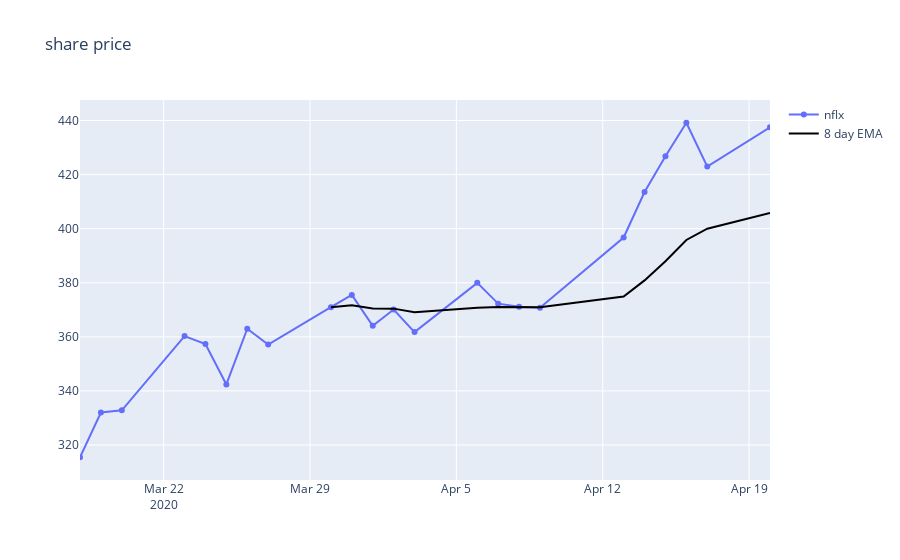

Notebook source saved alongside this figure:
### Code cell
list_N = [3,6,12]
color_dict = {list_N[0]:'pink',list_N[1]:'blue',list_N[2]:'purple'}
EMA_N = 12

fig = go.Figure()
fig.add_trace(go.Scatter(
    mode = 'lines+markers',
    x=dates,
    y=prices,
    name = company_code, 
    
#     marker = dict(
#         size = 10,
#         color = 'red'
#     )
))
# for N in list_N:
#     averages = []
#     averages = moving_average(N,prices)
#     fig.add_trace(go.Scatter(
#         x=dates,
#         y=averages,
#         mode='lines',
#         name = '{} day moving average'.format(N), 
#         marker = dict(
#             size = 10,
#             color = color_dict[N]
#         )
#     ))
    
EMA_values = []
EMA_dates = []
EMA_dict = EMA(prices,dates,EMA_N)

for date,value in EMA_dict.items():
    EMA_dates.append(date)
    EMA_values.append(value)
fig.add_trace(go.Scatter(
    x=EMA_dates,
    y=EMA_values,
    mode='lines',
    name = '{} day EMA'.format(N), 
    marker = dict(
        size = 10,
        color = 'black'
    )
))


    
    
fig.update_layout(
    showlegend=True,
    title = 'share price',
    xaxis = dict(
        range=(dates[0], dates[-1]),
        constrain='domain'
    )
)


fig.show()

### Figure 1 — Plotly figure (JSON) as saved in the notebook; plotly's stock layout.template omitted (floating-point values rounded to 4 significant figures)
{"data": [{"mode": "lines+markers", "name": "nflx", "type": "scatter", "x": ["2020-03-18T00:00:00", "2020-03-19T00:00:00", "2020-03-20T00:00:00", "2020-03-23T00:00:00", "2020-03-24T00:00:00", "2020-03-25T00:00:00", "2020-03-26T00:00:00", "2020-03-27T00:00:00", "2020-03-30T00:00:00", "2020-03-31T00:00:00", "2020-04-01T00:00:00", "2020-04-02T00:00:00", "2020-04-03T00:00:00", "2020-04-06T00:00:00", "2020-04-07T00:00:00", "2020-04-08T00:00:00", "2020-04-09T00:00:00", "2020-04-13T00:00:00", "2020-04-14T00:00:00", "2020-04-15T00:00:00", "2020-04-16T00:00:00", "2020-04-17T00:00:00", "2020-04-20T00:00:00"], "y": [315.5, 332.0, 332.8, 360.3, 357.3, 342.4, 363.0, 357.1, 371.0, 375.5, 364.1, 370.1, 361.8, 380.0, 372.3, 371.1, 370.7, 396.7, 413.6, 426.8, 439.2, 423.0, 437.5]}, {"marker": {"color": "black", "size": 10}, "mode": "lines", "name": "8 day EMA", "type": "scatter", "x": ["2020-03-30T00:00:00", "2020-03-31T00:00:00", "2020-04-01T00:00:00", "2020-04-02T00:00:00", "2020-04-03T00:00:00", "2020-04-06T00:00:00", "2020-04-07T00:00:00", "2020-04-08T00:00:00", "2020-04-09T00:00:00", "2020-04-13T00:00:00", "2020-04-14T00:00:00", "2020-04-15T00:00:00", "2020-04-16T00:00:00", "2020-04-17T00:00:00", "2020-04-20T00:00:00"], "y": [371.0, 371.7, 370.5, 370.4, 369.1, 370.8, 371.0, 371.0, 371.0, 374.9, 380.9, 387.9, 395.8, 400.0, 405.8]}], "layout": {"showlegend": true, "title": {"text": "share price"}, "xaxis": {"constrain": "domain", "range": ["2020-03-18T00:00:00", "2020-04-20T00:00:00"]}}}
